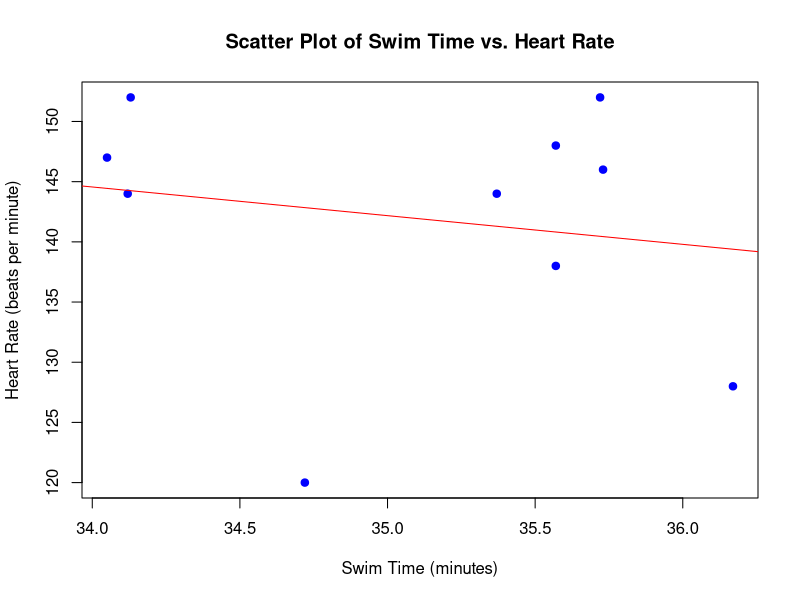

R code for this plot:
# Mean and standard deviation of IQ
mean_iq <- 100
std_dev_iq <- 15

# Cumulative distribution function for IQ < 125
prob_iq_less_than_125 <- pnorm(125, mean = mean_iq, sd = std_dev_iq)

cat("Percentage of people with IQ < 125:", prob_iq_less_than_125 * 100, "%\n")


# Complementary cumulative distribution function for IQ > 110
prob_iq_greater_than_110 <- 1 - pnorm(110, mean = mean_iq, sd = std_dev_iq)

cat("Percentage of people with IQ > 110:", prob_iq_greater_than_110 * 100, "%\n")


# Difference in cumulative distribution functions
prob_iq_between_110_and_125 <- pnorm(125, mean = mean_iq, sd = std_dev_iq) - pnorm(110, mean = mean_iq, sd = std_dev_iq)

cat("Percentage of people with 110 < IQ < 125:", prob_iq_between_110_and_125 * 100, "%\n")




# Given data for systolic blood pressure
blood_pressure <- c(
  120, 115, 94, 118, 111, 102, 102, 131, 105, 107, 115, 139, 115, 113, 114,
  105, 115, 134, 109, 109, 93, 118, 109, 106, 125, 150, 142, 119, 127, 141,
  149, 144, 142, 149, 161, 143, 140, 148, 149, 141, 146, 159, 152, 135, 134,
  161, 130, 125, 141, 148, 153, 145, 137, 147, 175
)

# Hypothesis:
# H0: The mean systolic blood pressure is 140 mmHg
# H1: The mean systolic blood pressure is not 140 mmHg

# Parameters
mu <- 140  # Hypothesized mean
sigma <- 15  # Known standard deviation
sample_mean <- mean(blood_pressure)
sample_size <- length(blood_pressure)

# Standard error
standard_error <- sigma / sqrt(sample_size)

# Z-score
z_score <- (sample_mean - mu) / standard_error

# Two-tailed p-value
p_value <- 2 * pnorm(-abs(z_score))

# Significance level
alpha <- 0.05

cat("Z-score:", z_score, "\n")
cat("P-value:", p_value, "\n")

# Determine whether to reject the null hypothesis
if (p_value < alpha) {
  cat("Reject the null hypothesis: The mean is not 140 mmHg.\n")
} else {
  cat("Fail to reject the null hypothesis: The mean is 140 mmHg.\n")
}




# Given data for swim times and heart rates
swim_time <- c(34.12, 35.72, 34.72, 34.05, 34.13, 35.73, 36.17, 35.57, 35.37, 35.57)
heart_rate <- c(144, 152, 120, 147, 152, 146, 128, 138, 144, 148)

# Scatter plot
plot(swim_time, heart_rate, main = "Scatter Plot of Swim Time vs. Heart Rate",
     xlab = "Swim Time (minutes)",
     ylab = "Heart Rate (beats per minute)",
     pch = 19, col = "blue")

# Regression model
regression_model <- lm(heart_rate ~ swim_time)

# Equation of the regression line
regression_slope <- coef(regression_model)[2]
regression_intercept <- coef(regression_model)[1]

# Add regression line to the scatter plot
abline(regression_model, col = "red")

cat("Equation of the least-squares regression line: y =", regression_intercept, "+", regression_slope, "* x", "\n")

# Interpretation of slope and intercept
cat("The slope indicates the change in heart rate for each additional minute in swim time.\n")
cat("A positive slope suggests that as swim time increases, heart rate also tends to increase.\n")
cat("The intercept represents the estimated heart rate when the swim time is zero.\n")
